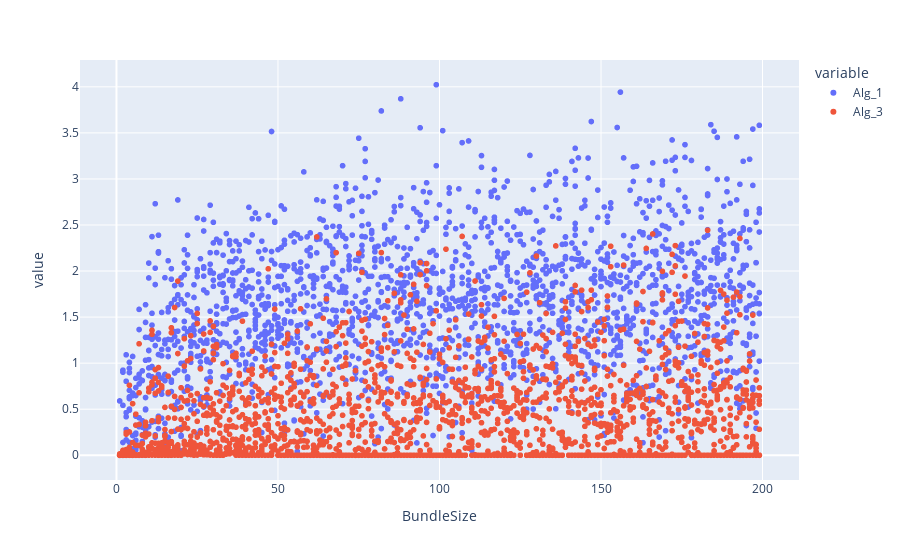

Notebook code cell kept with this figure:
### Markdown cell above
### Regret for Uniform Distribution and Fixed Number of Towns

### Code cell
data_dict_3 = {'BundleSize':[],'Alg_1':[],'Alg_3':[]}

for b in range(1,max_b):
    for i in range(num_iterations):
        data_dict_3['BundleSize'].append(b)
        demand_ranges = np.random.uniform(0, demands_max, fix_num_towns)
        town_demands, town_expected_demands = make_demands_uniform_distribution(fix_num_towns,demand_ranges)
        budget = b

        opt = objective(town_demands, waterfilling(town_demands,budget))
        for j in range(3):
            if j==0:
                data_dict_3['Alg_1'].append(opt - objective(town_demands, waterfilling(town_expected_demands,budget)))
#             if j==1:
#                 data_dict['Alg_2'].append(opt - objective(town_demands, waterfilling_online_1(town_expected_demands,town_demands,budget)))
            if j==2:
                data_dict_3['Alg_3'].append(opt - objective(town_demands, waterfilling_dynamic(town_expected_demands,town_demands,budget)))
df_uniform_bundle = pd.DataFrame(data_dict_3).melt(id_vars="BundleSize")
fig = px.scatter(df_uniform_bundle, x="BundleSize", y="value", color='variable')
fig.show()

### Figure 1 — Plotly figure (JSON) as saved in the notebook; plotly's stock layout.template omitted (floating-point values rounded to 4 significant figures; data arrays with more than 128 entries replaced by an {"elided": "..."} marker saying what was removed)
{"data": [{"hoverlabel": {"namelength": 0}, "hovertemplate": "variable=Alg_1<br>BundleSize=%{x}<br>value=%{y}", "legendgroup": "Alg_1", "marker": {"color": "#636efa", "symbol": "circle"}, "mode": "markers", "name": "Alg_1", "showlegend": true, "type": "scattergl", "x": {"elided": "1990 int values"}, "xaxis": "x", "y": {"elided": "1990 float values"}, "yaxis": "y"}, {"hoverlabel": {"namelength": 0}, "hovertemplate": "variable=Alg_3<br>BundleSize=%{x}<br>value=%{y}", "legendgroup": "Alg_3", "marker": {"color": "#EF553B", "symbol": "circle"}, "mode": "markers", "name": "Alg_3", "showlegend": true, "type": "scattergl", "x": {"elided": "1990 int values"}, "xaxis": "x", "y": {"elided": "1990 float values"}, "yaxis": "y"}], "layout": {"legend": {"title": {"text": "variable"}, "tracegroupgap": 0}, "margin": {"t": 60}, "xaxis": {"anchor": "y", "domain": [0, 1], "title": {"text": "BundleSize"}}, "yaxis": {"anchor": "x", "domain": [0, 1], "title": {"text": "value"}}}}
